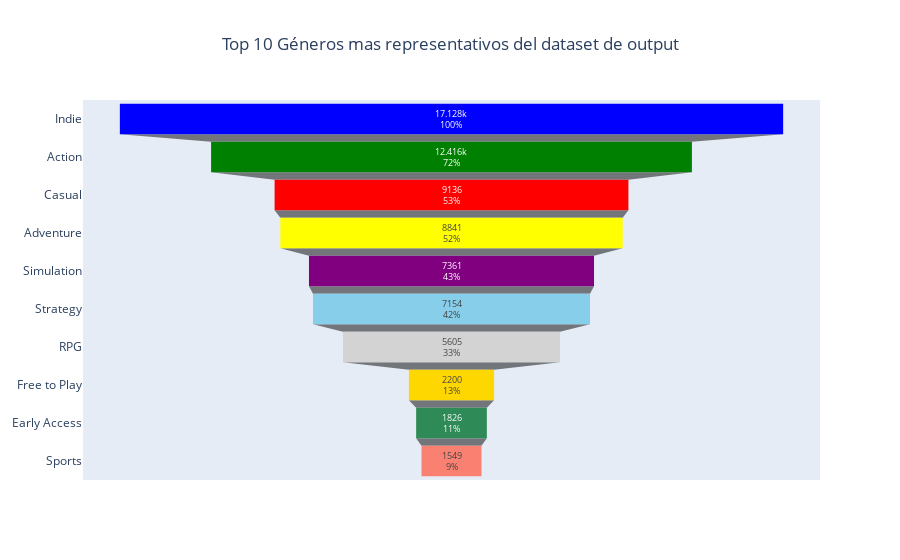

This figure's notebook cell:
### Markdown cell above
# Top 10 Géneros mas representativos del dataset de output

En la sigueinte gárfica podemos observar los 10 Géneros que más se repiten dentro del dataset proporcionado, observamos que predomina el mercado el género Indie, seguido de Action y en tercera posición Casual y muy de cerca tenemos a Aventure.
Aquí nos damos una idea general de cuáles géneros predominan en el cátalogo de steam de los datasets proporcionados

### Code cell
generos=dfjuegos.Género.str.replace("[\[\]\']",'',regex=True).str.get_dummies(', ').sum().nlargest(10)
fig = go.Figure(go.Funnel(
    y = generos.index.to_list(),
    x = generos,
    textinfo = "value+percent initial",
    marker = {"color": ["blue", "green", "red", "yellow", "purple",'skyblue','lightgray','gold','seagreen','salmon']}))
fig.update_layout(
    title="Top 10 Géneros mas representativos del dataset de output",
    title_x=0.5 
)
fig.show()

### Figure 1 — Plotly figure (JSON) as saved in the notebook; plotly's stock layout.template omitted (floating-point values rounded to 4 significant figures)
{"data": [{"marker": {"color": ["blue", "green", "red", "yellow", "purple", "skyblue", "lightgray", "gold", "seagreen", "salmon"]}, "textinfo": "value+percent initial", "type": "funnel", "x": [17128, 12416, 9136, 8841, 7361, 7154, 5605, 2200, 1826, 1549], "y": ["Indie", "Action", "Casual", "Adventure", "Simulation", "Strategy", "RPG", "Free to Play", "Early Access", "Sports"]}], "layout": {"title": {"text": "Top 10 Géneros mas representativos del dataset de output", "x": 0.5}}}
